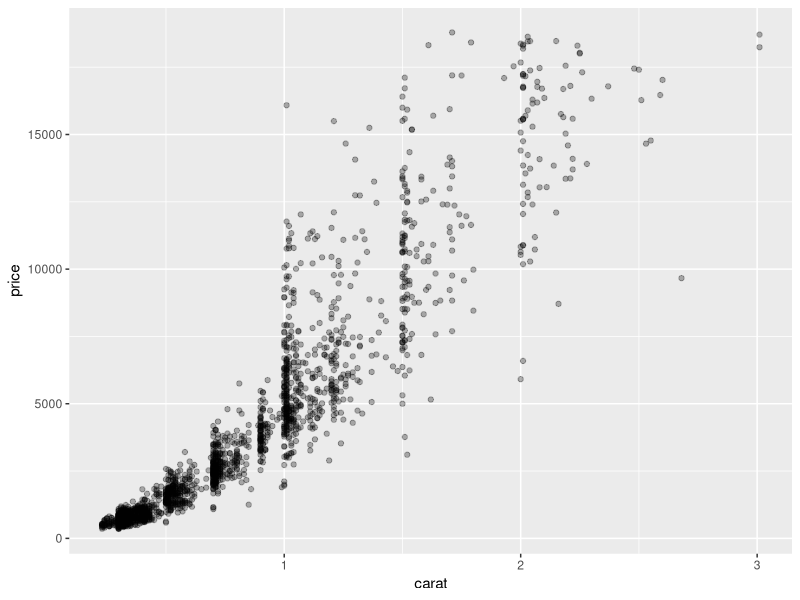
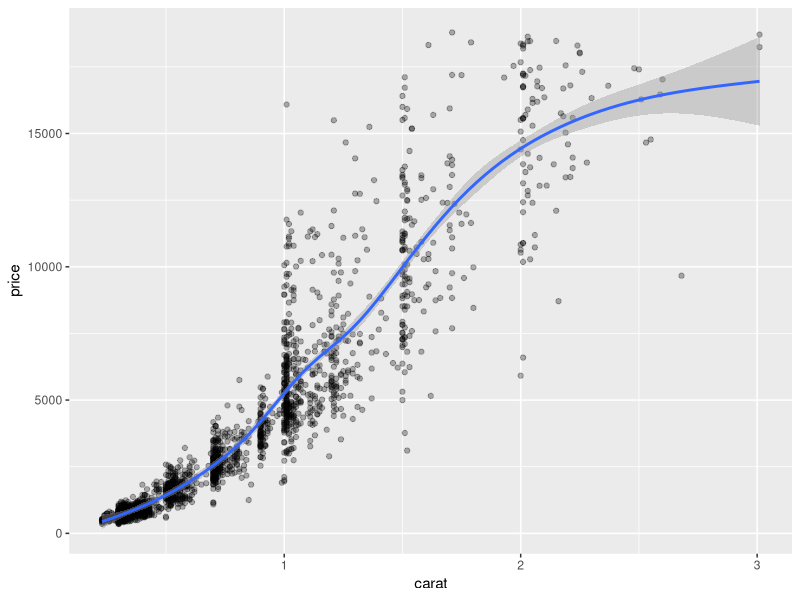
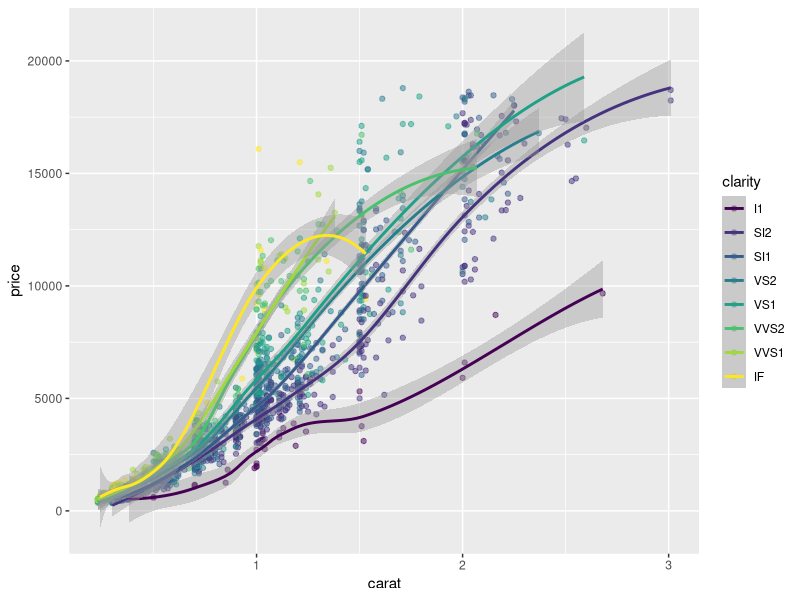
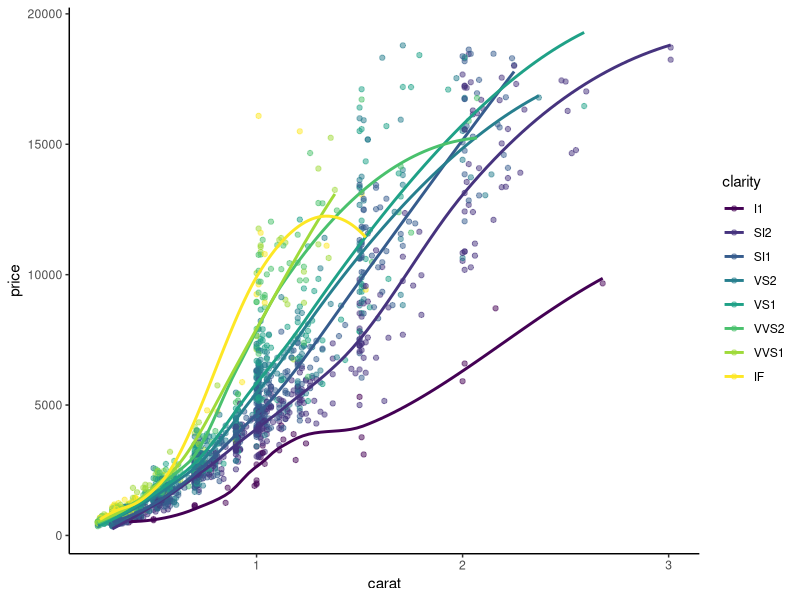
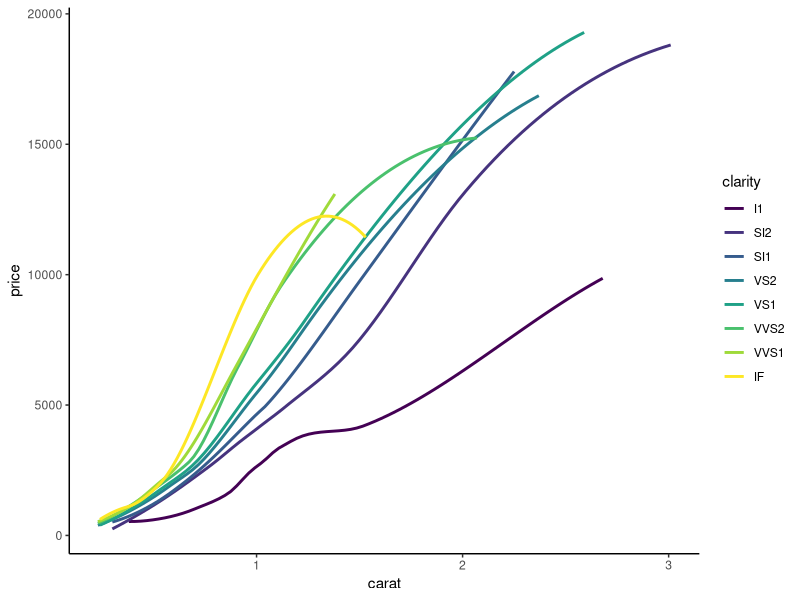
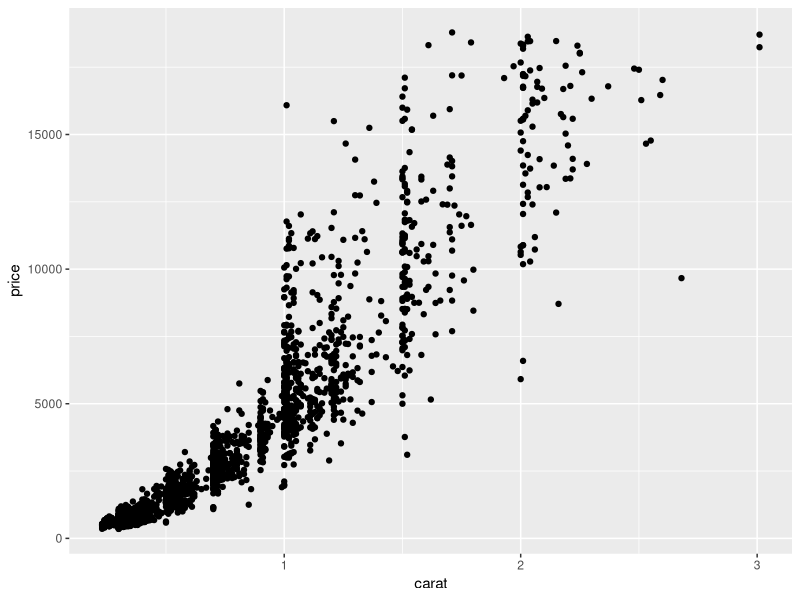
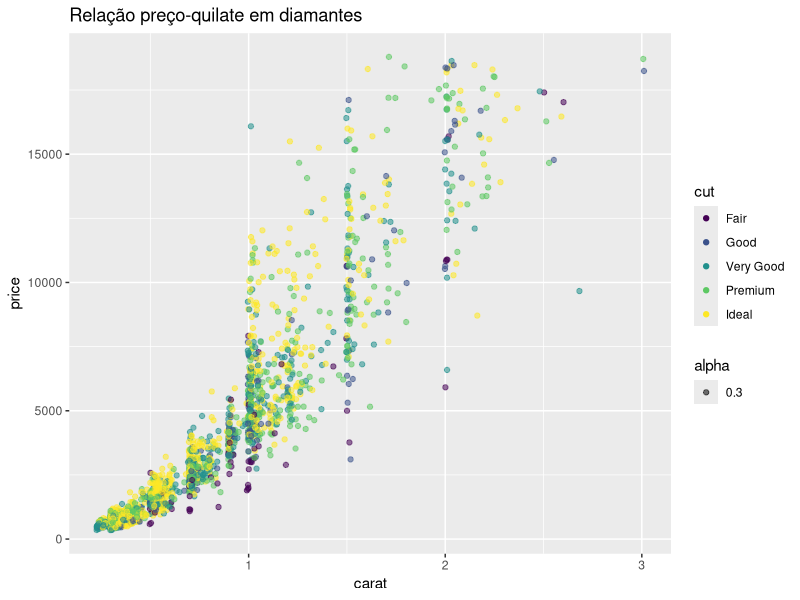
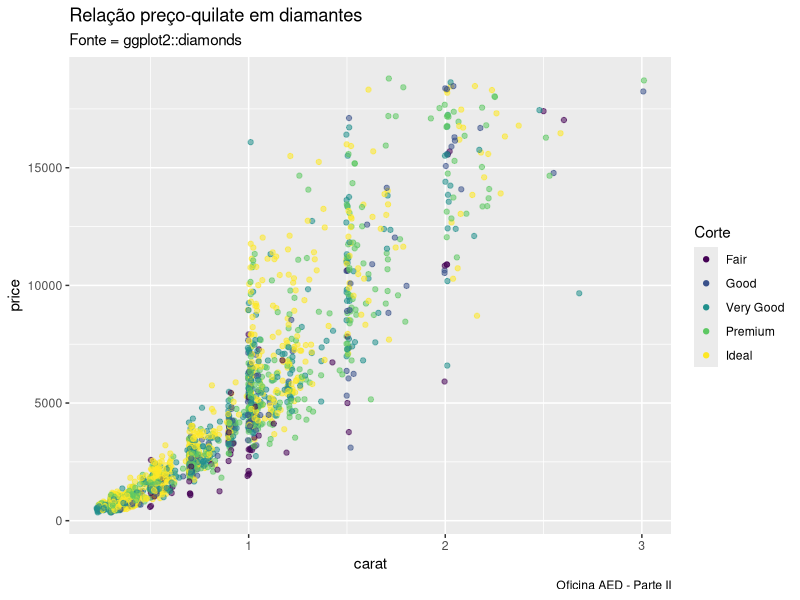

Write the R code that produced these figures, in order.
## ---- chunk 1
knitr::opts_chunk$set(echo = TRUE)
library(ggplot2)
## ---- chunk 2
library(dplyr)
set.seed(20170620)
diamantes <- sample_n(diamonds, 2000)
## ---- chunk 3
# Solução Exercício 01
ggplot(diamantes, aes(x = carat, y = price)) +
  geom_point(alpha = 0.3)
## ---- chunk 4
# Solução Exercício 02
ggplot(diamantes, aes(x = carat, y = price)) +
  geom_point(alpha = 0.3) +
  geom_smooth()
## ---- chunk 5
# Solução Exercício 03
ggplot(diamantes, aes(x = carat, y = price, col = clarity)) +
  geom_point( alpha = 0.5) +
  geom_smooth()
## ---- chunk 6
# Solução Exercício 04
ggplot(diamantes, aes(x = carat, y = price, col = clarity)) +
    geom_point( alpha = 0.5) +
    geom_smooth(se = F) +
    theme_classic()
## ---- chunk 7
# Solução Exercício 05
ggplot(diamantes, aes(x = carat, y = price, col = clarity)) +
    geom_smooth(se = F) +
    theme_classic()
## ---- chunk 8
# Solução Exercício 06
graf.diam <- ggplot(diamantes, aes(x = carat, y = price))

## ---- chunk 9
# Solução Exercício 07
graf.diam2 <- graf.diam +
                geom_point()
graf.diam2
## ---- chunk 10
# Solução Exercício 08
graf.diam2 <- graf.diam +
                  geom_jitter(aes(col = cut, alpha = 0.3)) +
                  labs(title = 'Relação preço-quilate em diamantes')
graf.diam2
## ---- chunk 11
graf.diam2 <- graf.diam +
                  geom_jitter(aes(col = cut, alpha = 0.3))         +
                  labs(title = 'Relação preço-quilate em diamantes', subtitle = "Fonte = ggplot2::diamonds") +
                  guides(alpha=FALSE)                                +
                  labs(col = "Corte")+
                  labs(caption = "Oficina AED - Parte II")
graf.diam2
## ---- chunk 12
# Solução Exercício 09
graf.diam3 <- graf.diam2 +
                  labs(x = "Quilates") +
                  labs(y = "Preços")
graf.diam3
## ---- chunk 13
# Solução Exercício 10
graf.diam4 <- graf.diam3 +
                  geom_smooth(se = FALSE) +
                  theme_minimal()
graf.diam4
## ---- chunk 14
sessionInfo()

